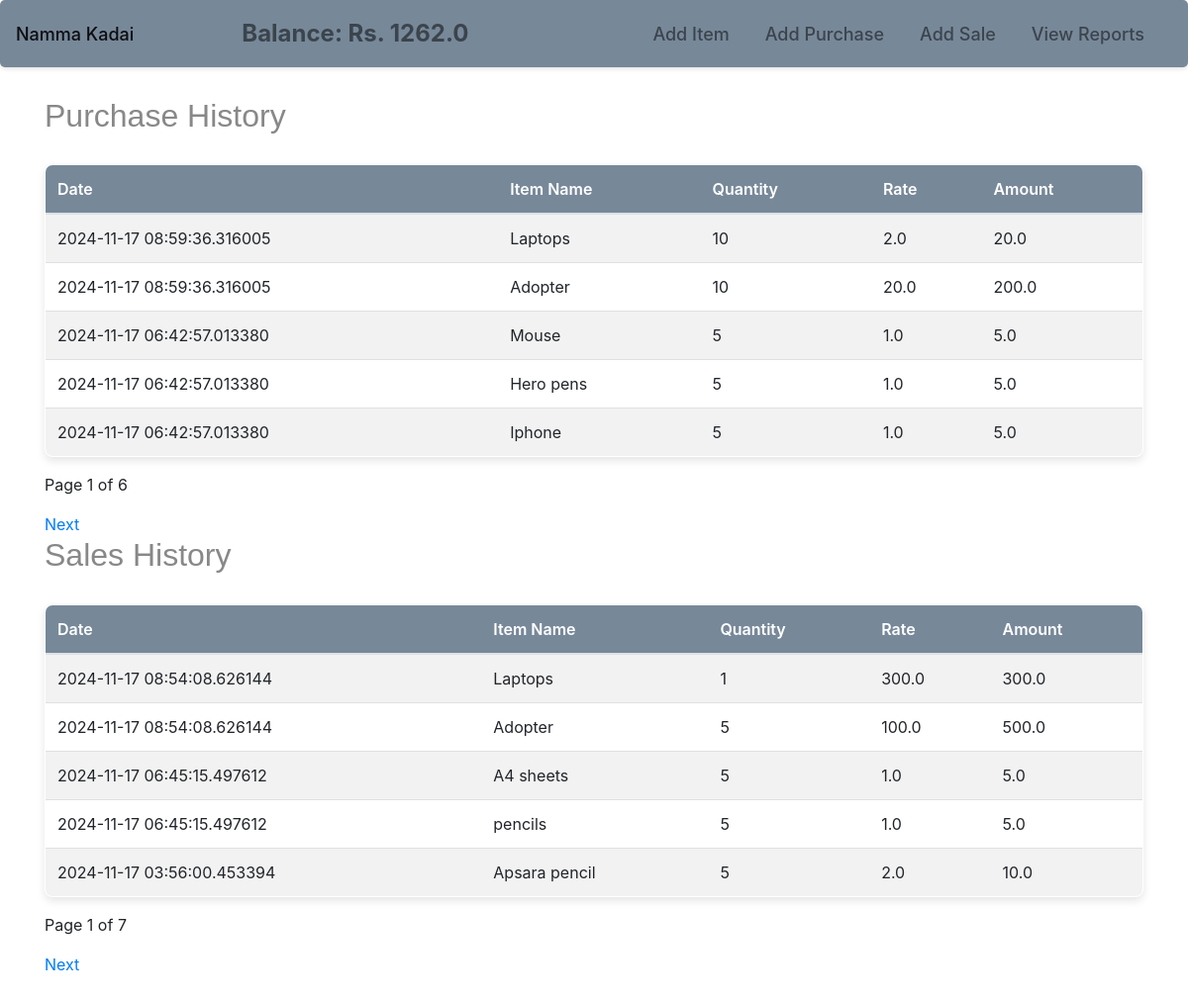
/view_reports, run on an earlier commit of the app's database.
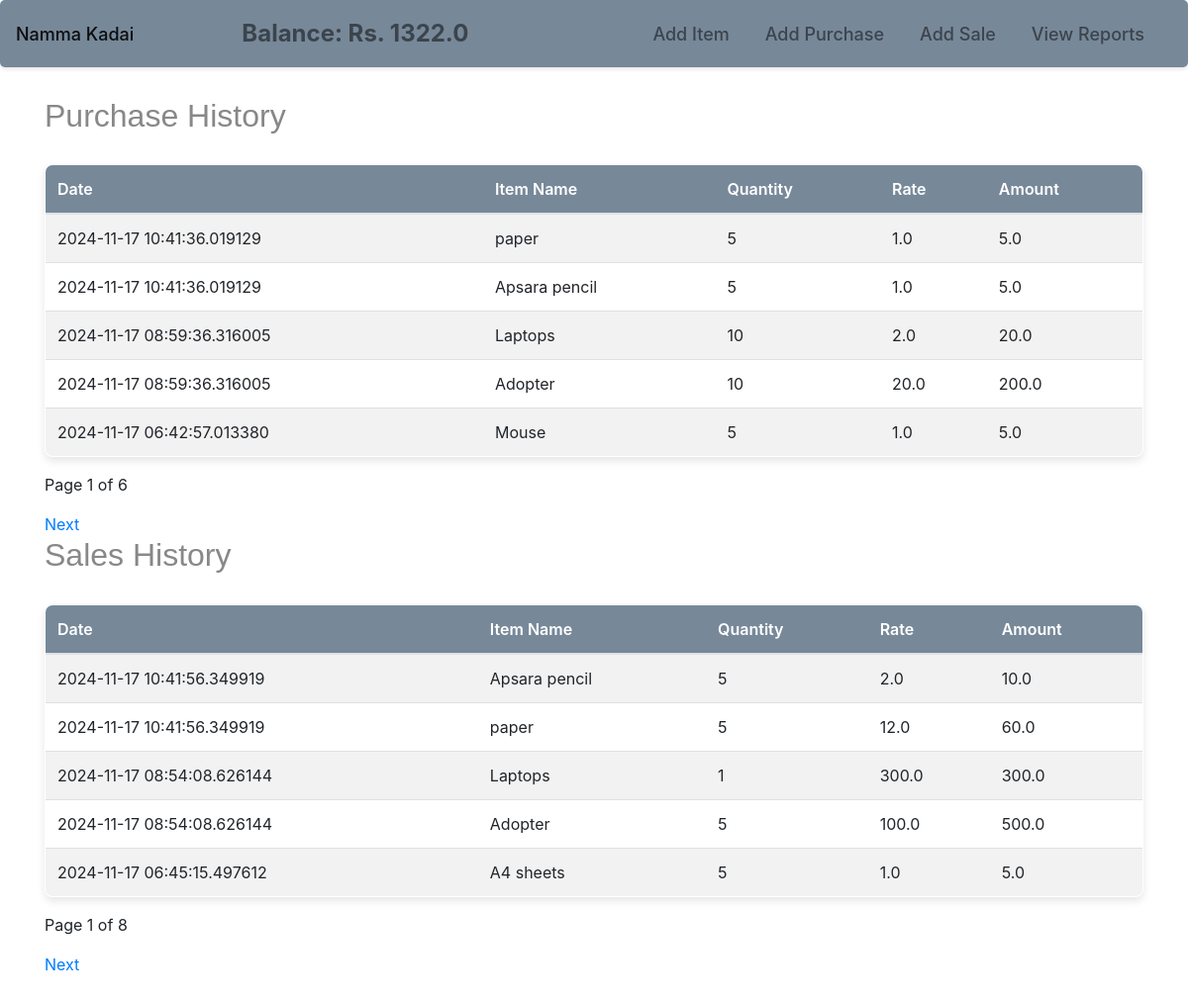
And on a later commit of the database.
### models.py (models this page shows)
class Company(db.Model):
    id = db.Column(db.Integer, primary_key=True)
    name = db.Column(db.String(50), unique=True, nullable=False)
    cash_balance = db.Column(db.Float, nullable=False, default=1000.0)

class Purchase(db.Model):
    id = db.Column(db.Integer, primary_key=True)
    timestamp = db.Column(db.DateTime, default=datetime.utcnow)
    item_id = db.Column(db.Integer, db.ForeignKey('item.id'), nullable=False)
    qty = db.Column(db.Integer, nullable=False)
    rate = db.Column(db.Float, nullable=False)
    amount = db.Column(db.Float, nullable=False)
    item = db.relationship('Item', backref=db.backref('purchases', lazy=True))

class Item(db.Model):
    id = db.Column(db.Integer, primary_key=True)
    name = db.Column(db.String(50), unique=True, nullable=False)
    price = db.Column(db.Float, nullable=False)
    qty = db.Column(db.Integer, nullable=False, default=0)

class Sale(db.Model):
    id = db.Column(db.Integer, primary_key=True)
    timestamp = db.Column(db.DateTime, default=datetime.utcnow)
    item_id = db.Column(db.Integer, db.ForeignKey('item.id'), nullable=False)
    qty = db.Column(db.Integer, nullable=False)
    rate = db.Column(db.Float, nullable=False)
    amount = db.Column(db.Float, nullable=False)
    item = db.relationship('Item', backref=db.backref('sales', lazy=True))

### app.py (the view)
@app.route('/view_reports')
def view_reports():
    purchase_page = request.args.get('purchase_page', default=1, type=int)
    sale_page = request.args.get('sale_page', default=1, type=int)
    company = Company.query.first()
    balance = company.cash_balance if company else 0
    purchases = Purchase.query.order_by(Purchase.timestamp.desc()).paginate(page=purchase_page, per_page=5)
    sales = Sale.query.order_by(Sale.timestamp.desc()).paginate(page=sale_page, per_page=5)
    return render_template('view_reports.html',purchases=purchases,sales=sales,balance=balance)

### templates/view_reports.html (shortened to what this page needs)
{% extends "base.html" %}
{% block content %}
<h2>Purchase History</h2>
<table class="table table-striped">
    <thead>
        <tr>
            <th>Date</th>
            <th>Item Name</th>
            <th>Quantity</th>
            <th>Rate</th>
            <th>Amount</th>
        </tr>
    </thead>
    <tbody>
        {% for purchase in purchases.items %}
        <tr>
            <td>{{ purchase.timestamp }}</td>
            <td>{{ purchase.item.name }}</td>
            <td>{{ purchase.qty }}</td>
            <td>{{ purchase.rate }}</td>
            <td>{{ purchase.amount }}</td>
        </tr>
        {% else %}
        <tr>
            <td colspan="5">No purchases found.</td>
        </tr>
        {% endfor %}
    </tbody>
</table>
<p>Page {{ purchases.page }} of {{ purchases.pages }}</p>
{% if purchases.has_next %}
    <a href="{{ url_for('view_reports', purchase_page=purchases.next_num, sale_page=sale_page) }}">Next</a>
{% endif %}
<h2>Sales History</h2>
<table class="table table-striped">
    <thead>
        <tr>
            <th>Date</th>
            <th>Item Name</th>
            <th>Quantity</th>
            <th>Rate</th>
            <th>Amount</th>
        </tr>
    </thead>
    <tbody>
        {% for sale in sales.items %}
        <tr>
            <td>{{ sale.timestamp }}</td>
            <td>{{ sale.item.name }}</td>
            <td>{{ sale.qty }}</td>
            <td>{{ sale.rate }}</td>
            <td>{{ sale.amount }}</td>
        </tr>
        {% else %}
        <tr>
            <td colspan="5">No sales found.</td>
        </tr>
        {% endfor %}
    </tbody>
</table>
<p>Page {{ sales.page }} of {{ sales.pages }}</p>
{% if sales.has_next %}
    <a href="{{ url_for('view_reports', sale_page=sales.next_num, purchase_page=purchase_page) }}">Next</a>
{% endif %}
{% endblock %}

### templates/base.html (shortened to what this page needs)
<!DOCTYPE html>
<html lang="en">
<head>
    <link rel="stylesheet" href="{{ url_for('static', filename='styles.css') }}">
    <link rel="stylesheet" href="https://maxcdn.bootstrapcdn.com/bootstrap/4.5.2/css/bootstrap.min.css">
</head>
<body>
    <nav class="navbar navbar-expand-lg navbar-light" style="background-color: #778899;">
        <a class="navbar-brand" href="{{ url_for('home') }}">Namma Kadai</a>
        <div class="navbar-text mx-auto" style="font-size: 1.5rem; font-weight: bold;">
            Balance: Rs. {{ balance }}
        </div>
        <div class="navbar-nav ml-auto">
            <a class="nav-item nav-link" href="{{ url_for('add_item') }}">Add Item</a>
            <a class="nav-item nav-link" href="{{ url_for('add_purchase') }}">Add Purchase</a>
            <a class="nav-item nav-link" href="{{ url_for('add_sale') }}">Add Sale</a>
            <a class="nav-item nav-link" href="{{ url_for('view_reports') }}">View Reports</a>
        </div>
    </nav>
    <div class="container mt-4">
        {% block content %}{% endblock %}
    </div>
</body>
</html>

What changed in the data, as far as the page shows it:
no longer on this page (row unchanged): Purchase: timestamp "2024-11-17 06:42:57.013380", item.name "Hero pens", qty "5", rate "1.0", amount "5.0"
no longer on this page (row unchanged): Purchase: timestamp "2024-11-17 06:42:57.013380", item.name "Iphone", qty "5", rate "1.0", amount "5.0"
no longer on this page (row unchanged): Sale: timestamp "2024-11-17 06:45:15.497612", item.name "pencils", qty "5", rate "1.0", amount "5.0"
no longer on this page (row unchanged): Sale: timestamp "2024-11-17 03:56:00.453394", item.name "Apsara pencil", qty "5", rate "2.0", amount "10.0"
changed Company: cash_balance "1262.0" → "1322.0"
added Purchase: timestamp "2024-11-17 10:41:36.019129", item.name "paper", qty "5", rate "1.0", amount "5.0"
added Purchase: timestamp "2024-11-17 10:41:36.019129", item.name "Apsara pencil", qty "5", rate "1.0", amount "5.0"
added Sale: timestamp "2024-11-17 10:41:56.349919", item.name "Apsara pencil", qty "5", rate "2.0", amount "10.0"
added Sale: timestamp "2024-11-17 10:41:56.349919", item.name "paper", qty "5", rate "12.0", amount "60.0"
Also different on the page:
{{ sales.pages }}: "7" → "8"
